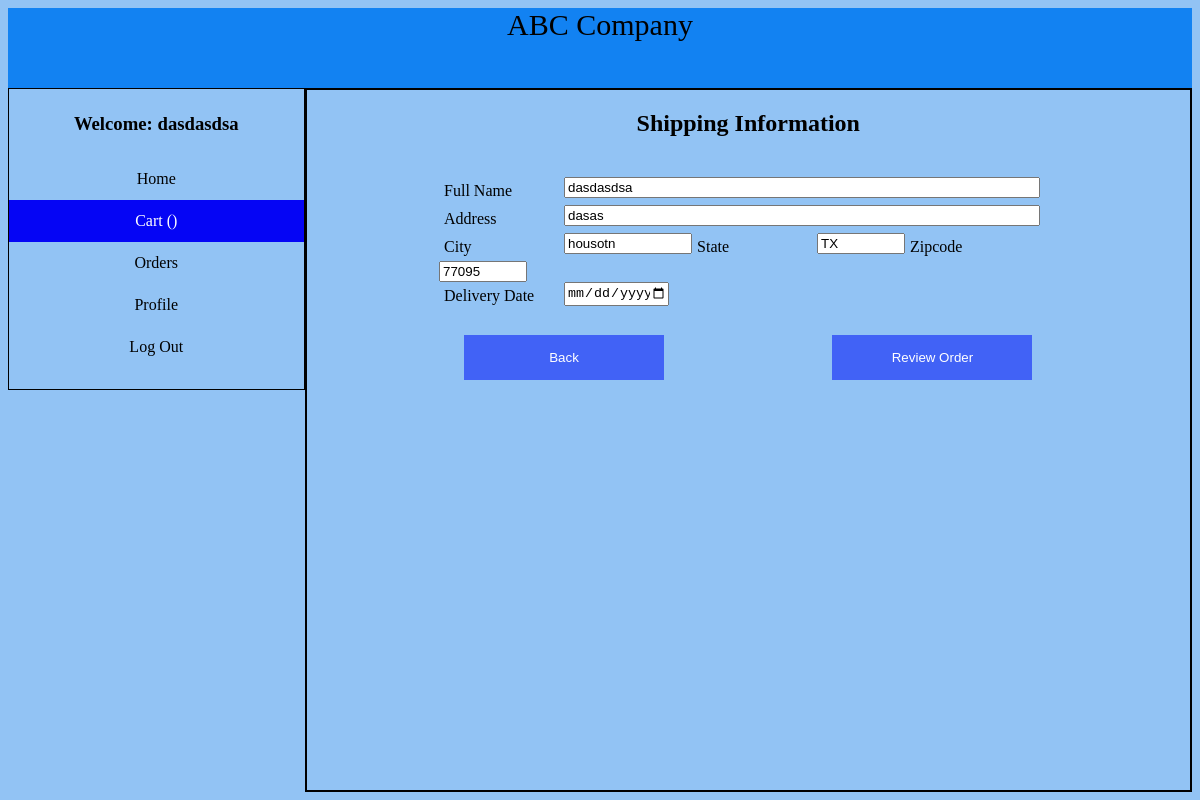
Before: /shipping_infor.php (signed in) with the older database file.
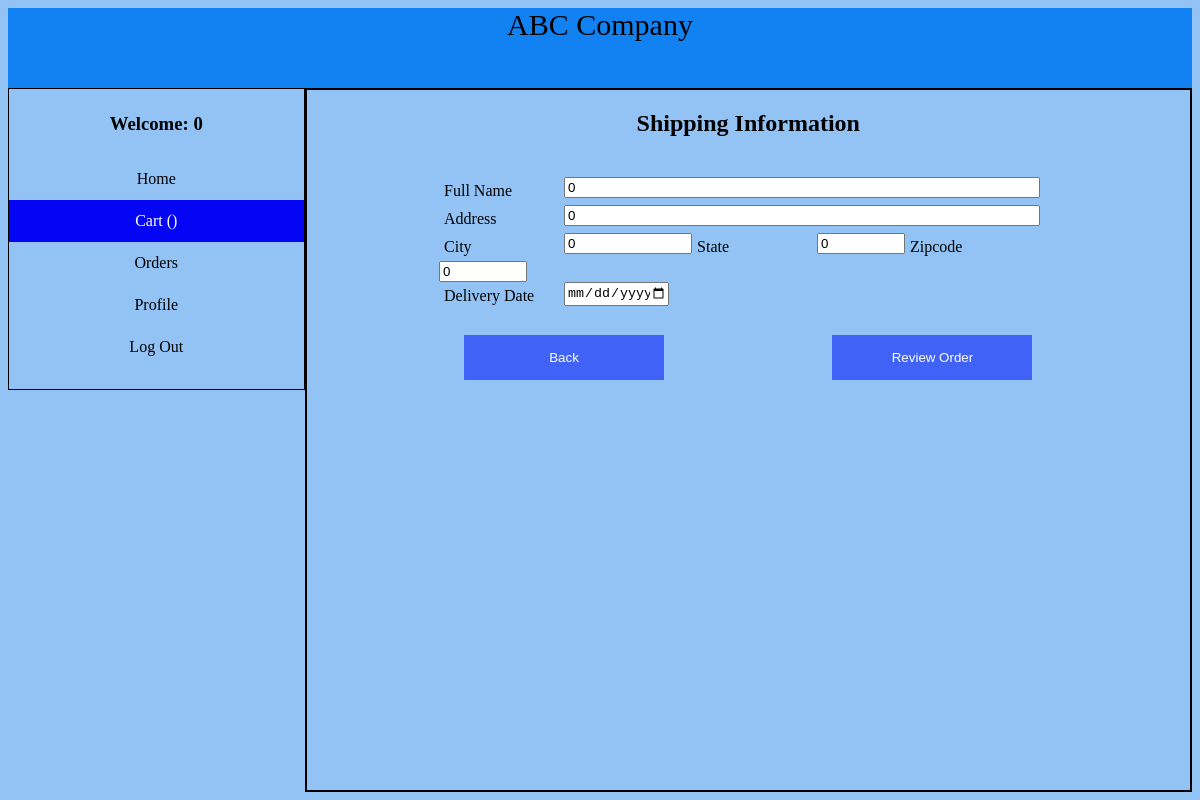
After: the same page with the newer database file.
### tables this page shows
CREATE TABLE `user_profiles` (
  `userid` int(11) NOT NULL,
  `name` text DEFAULT '0',
  `address1` text DEFAULT '0',
  `address2` text DEFAULT '0',
  `city` text DEFAULT '0',
  `state` text DEFAULT '0',
  `zipcode` int(5) DEFAULT 0
);

### shipping_infor.php (the view, shortened to what this page needs)
<?php
require 'connect.php';
try {
    $userid = $_SESSION['userid'];
    $sql = "SELECT * FROM user_profiles WHERE userid LIKE '$userid'";
    $statement = $conn->query($sql);
    $results = $statement->fetchAll(PDO::FETCH_ASSOC);
    if ($results) {
        foreach ($results as $result) {
            $name = $result['name'];
            $address1 = $result['address1'];
            $city = $result['city'];
            $state = $result['state'];
            $zipcode = $result['zipcode'];
        }
    }
} catch (PDOException $error) {
    echo $error;
}
?>
<!DOCTYPE html>
<html>
<head>
    <link rel="stylesheet" href="CSS/dashboard.css">
    <link rel="stylesheet" href="CSS/shipping_infor.css">
</head>
<body>
    <header id="company_name">
        ABC Company
    </header>
    <section id="section1">
        <div id="left_box">
            <div style="text-align:center; padding: 5px;"><label for=" name">
                    <h3><b>Welcome:</b>
                </label><?php echo $name ?></h3>
            </div>
            <div class="vertical-menu">
                <a href="dashboard.php">Home</a>
                <a href="Cart.php" class="active">Cart (<?php echo $_SESSION['numberOfOrder'] ?>)</a>
                <a href="orders.php">Orders</a>
                <a href="profile.php">Profile</a>
                <a onclick="showConfirm()">Log Out</a>
            </div>
        </div>
        <div id="right_box">
            <h2 style="text-align: center;">Shipping Information</h2>
            <form action="order_review.php" method="POST">
                <section><label id="label" for="name">Full Name</label>
                    <input id="input" name="name" type="text" value="<?php echo $name ?>" readonly='readonly'>
                </section>
                <section><label id="label" for=" address1">Address</label>
                    <input id="input" name="address" type="text" value="<?php echo $address1 ?>" readonly='readonly'>
                </section>
                <section><label id="label" for="city">City</label>
                    <input id="input" name="city" type="text" style="width: 120px;" value="<?php echo $city ?>"
                        readonly='readonly'>
                    <label id="label" for="state">State</label>
                    <input id="input" name="state" style="width: 80px;" type="text" value="<?php echo $state ?>"
                        readonly='readonly'>
                    <label id="label" for="zipcode">Zipcode</label>
                    <input id="input" name="zipcode" style="width: 80px;" maxlength="5" type="number"
                        value="<?php echo $zipcode ?>" readonly='readonly'>
                </section>
                <section><label id="label" for=" date">Delivery Date </label>
                    <input id="date" name="date" type="date" min="<?php echo date('Y-m-d'); ?>" required>
                </section>
                <section>
                    <button style="float:left" onclick="document.location='cart.php'">Back</button>
                    <button type="submit" name="place_order_button">Review Order</button>
                </section>
            </form>
        </div>
    </section>
</body>
</html>

Changed rows visible on the page:
changed user_profiles: name "dasdasdsa" → "0"; address "dasas" → "0"; city "housotn" → "0"; state "TX" → "0"; zipcode "77095" → "0"
